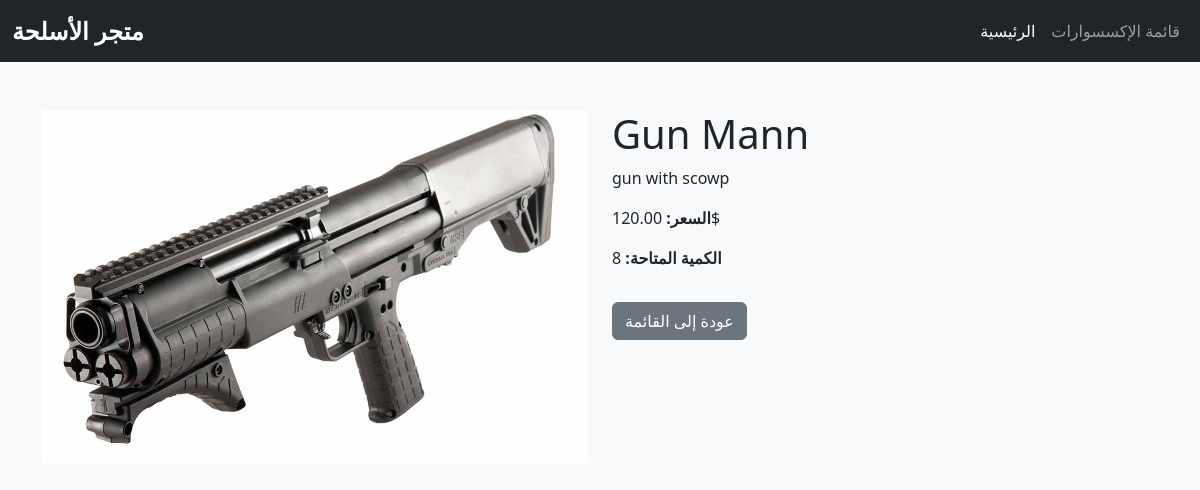
The app's page /weapons/1/ with its own data.
### store/models.py (models this page shows, shortened)
class Weapon(models.Model):
    name = models.CharField(max_length=100)
    category = models.CharField(max_length=50)  # نوع السلاح (مسدس، بندقية، إلخ)
    price = models.DecimalField(max_digits=10, decimal_places=2)
    description = models.TextField()
    stock = models.IntegerField(default=0)  # الكمية المتاحة
    image = models.ImageField(upload_to='weapon_images/')

### store/views.py (the view)
# urls.py: path('weapons/<int:id>/', views.weapon_detail, name='weapon_detail'),  # تفاصيل السلاح
def weapon_detail(request, id):
    weapon = get_object_or_404(Weapon, id=id)
    return render(request, 'store/weapon_detail.html', {'weapon': weapon})

### store/templates/store/weapon_detail.html (shortened to what this page needs)
{% extends 'store/base.html' %}
{% block content %}
<div class="row">
    <div class="col-md-6">
        <img src="{{ weapon.image.url }}" class="img-fluid" alt="{{ weapon.name }}">
    </div>
    <div class="col-md-6">
        <h1>{{ weapon.name }}</h1>
        <p>{{ weapon.description }}</p>
        <p><strong>السعر: </strong>{{ weapon.price }}$</p>
        <p><strong>الكمية المتاحة: </strong>{{ weapon.stock }}</p>
        <a href="{% url 'weapon_list' %}" class="btn btn-secondary mt-3">عودة إلى القائمة</a>
    </div>
</div>
{% endblock %}

### static/css/style.css (style rules this page uses)
body { background-color: #f8f9fa; }

### records on screen
Weapon: image (picture), name "Gun Mann", description "gun with scowp", price "120.00", stock "8"
